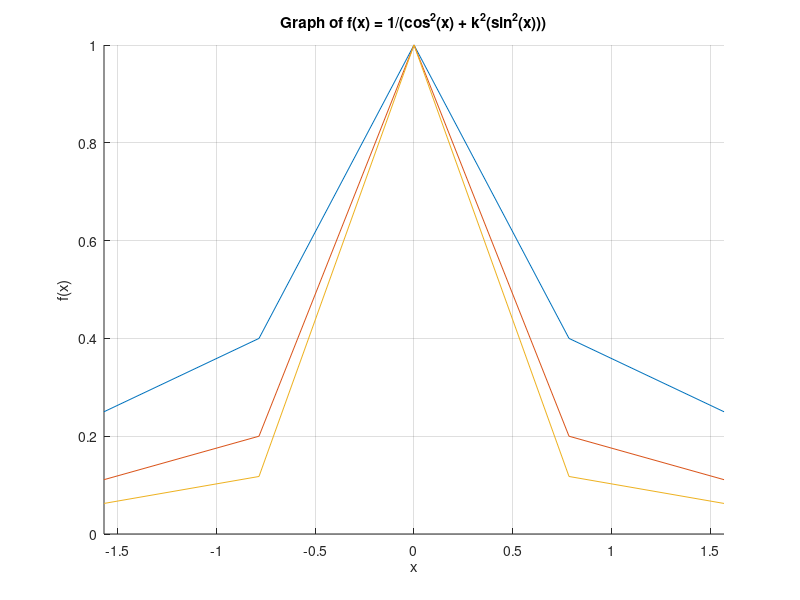

Here is the MATLAB script that generated this plot:
x = [-pi/2 : pi/4 : pi/2]
y =  1 ./ ((cos(x)).^2 + 4 * (sin(x)).^2)
y1 = 1 ./ ((cos(x)).^2 + 9 * (sin(x)).^2)
y2 = 1 ./ ((cos(x)).^2 + 16 * (sin(x)).^2)
hold on
plot(x,y)
plot(x, y1)
plot(x, y2)
axis on
grid on
title('Graph of f(x) = 1/(cos^2(x) + k^2(sin^2(x)))')
xlabel('x')
ylabel('f(x)')
xlim([-pi/2 pi/2])